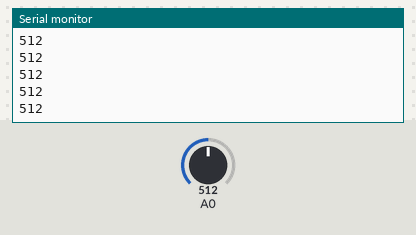
The sketch below on a simulated Arduino Uno, built with avr-gcc and run on an emulated ATmega328P. Parts: the last lines printed to the serial monitor. The inputs (shaded band) are chosen by the test bench; at power-on: A0 = 512.

Above: at 1.2 s.
1.3 s: A0 set to 716
At 1.68 s:
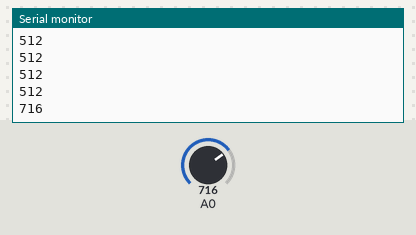
2.8 s: A0 set to 900
At 2.93 s:
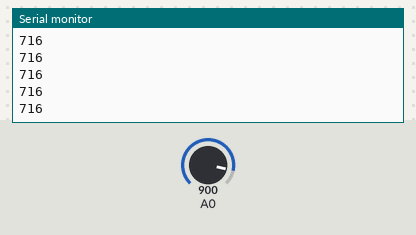
Timing chart, 0 to 5.8 s (numbered marks = the images above; inputs shaded):
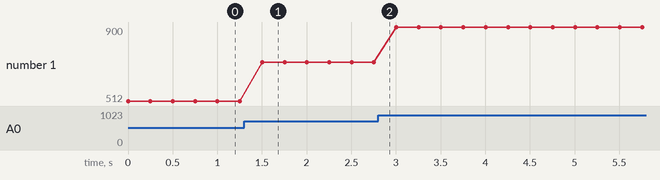

Measured:
- after the input at 1.3 s, the serial monitor: prints a new line after 0.20 s (image 1)
- plotted number 1: 512 → 716 after the input at 1.3 s, 716 → 900 after the input at 2.8 s

The sketch:

a7.ino
```cpp
int r;
void setup() {
  // put your setup code here, to run once:
 Serial.begin(9600);
 pinMode(A0,INPUT);
}

void loop() {
  // put your main code here, to run repeatedly:
  r=analogRead(A0);
  Serial.println(r);
  delay(250);
  {

  }

}
```
